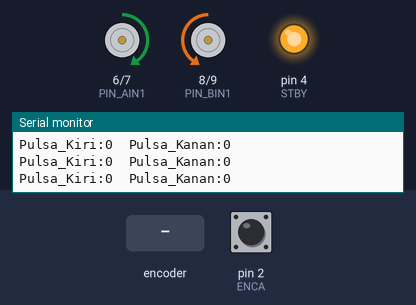
A sketch run on a simulated Arduino Uno, built with avr-gcc and run on an emulated ATmega328P. On the bench: motor-driver pin pairs drawn as motors (green arrow = first pin HIGH = forward, orange = second pin HIGH = backward, longer = more drive, scaled by the enable pin, stopped while the standby pin is LOW), output pins drawn as LEDs (lit = HIGH), the last lines printed to the serial monitor. The test bench sets the inputs (shaded band); at power-on: pin 2 (ENCA) HIGH.

Above: at 3.2 s.
3.3 s: rotary encoder on pin 2 (ENCA) / pin 11 (ENCB) turned 3 steps (first pin leading)
At 3.66 s:
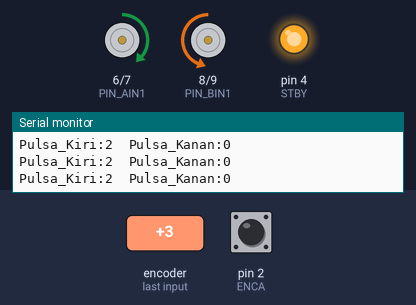
6.9 s: rotary encoder on pin 2 (ENCA) / pin 11 (ENCB) turned 3 steps (first pin leading)
At 7.8 s:
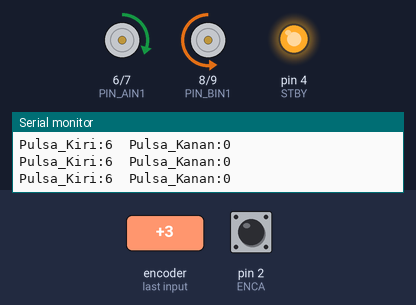
Timing chart, 0 to 9.9 s (numbered marks = the images above; inputs shaded):
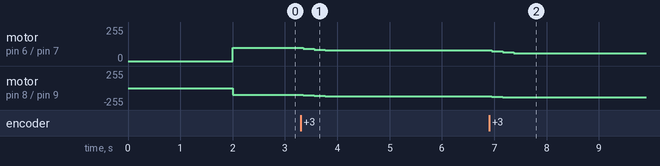

The sketch:

move_1m_pid.ino
```cpp
// ====================================================================
// PIN CONFIGURATION (TB6612FNG & ENCODER)
// ====================================================================
const int PIN_PWMA = 5;
const int PIN_AIN1 = 6;
const int PIN_AIN2 = 7;
const int ENCA = 2;

const int PIN_PWMB = 10;
const int PIN_BIN1 = 8;
const int PIN_BIN2 = 9;
const int ENCB = 11;

const int STBY = 4;

// ====================================================================
// CONFIGURATION INPUT
// ====================================================================
const float TARGET_JARAK_CM = 80.0;
const float DIAMETER_RODA_CM = 6.5;
const int   PPR_TOTAL_RODA   = 620;

// ====================================================================
// TUNING PARAMETER (Kunci Kelurusan Robot)
// ====================================================================
const float Kp = 7;  // Proportional Gain. Naikkan jika robot lambat merespon belokan.
const int BASE_PWM = 100; // Kecepatan dasar robot (Gunakan nilai sedang agar koreksi optimal)

// ====================================================================
// VARIABLES & AUTOMATIC CALCULATION
// ====================================================================
volatile long pulsaKiri = 0;
volatile long pulsaKanan = 0;
long targetPulsaOtomatis = 0;

int speedKiri = BASE_PWM;
int speedKanan = BASE_PWM;

const int intervalKoreksi = 30; // Dipercepat ke 30ms agar lebih responsif
unsigned long waktuLama = 0;

void setup() {
  Serial.begin(9600);

  pinMode(PIN_PWMA, OUTPUT); pinMode(PIN_AIN1, OUTPUT); pinMode(PIN_AIN2, OUTPUT);
  pinMode(PIN_PWMB, OUTPUT); pinMode(PIN_BIN1, OUTPUT); pinMode(PIN_BIN2, OUTPUT);
  pinMode(STBY, OUTPUT);

  pinMode(ENCA, INPUT_PULLUP);
  pinMode(ENCB, INPUT_PULLUP);

  digitalWrite(STBY, HIGH);

  attachInterrupt(digitalPinToInterrupt(ENCA), countPulsaKiri, RISING);
  attachInterrupt(digitalInterrupt(ENCB), countPulsaKanan, RISING);

  // Hitung Target Pulsa
  float kelilingRoda = 3.14159265 * DIAMETER_RODA_CM;
  float jumlahPutaranRoda = TARGET_JARAK_CM / kelilingRoda;
  targetPulsaOtomatis = jumlahPutaranRoda * PPR_TOTAL_RODA;

  Serial.println("=== SISTEM PROPORTIONAL CONTROL READY ===");
  delay(2000);
  maju();
}

void loop() {
  // 1. Cek Jarak
  if (pulsaKiri >= targetPulsaOtomatis || pulsaKanan >= targetPulsaOtomatis) {
    rem();
    Serial.println("Target Jarak Tercapai! Robot Berhenti.");
    while (1);
  }

  // 2. Logika Koreksi Proportional (P-Control)
  unsigned long waktuSekarang = millis();
  if (waktuSekarang - waktuLama >= intervalKoreksi) {
    waktuLama = waktuSekarang;

    // Error adalah selisih ideal (Target: selisih = 0)
    long error = pulsaKiri - pulsaKanan;

    // Hitung nilai koreksi berdasarkan seberapa besar error-nya
    float koreksi = error * Kp;

    // Terapkan koreksi secara dinamis dari BASE_PWM
    speedKiri  = BASE_PWM - koreksi;
    speedKanan = BASE_PWM + koreksi;

    // Batasi nilai PWM agar tidak over-limit atau terlalu pelan hingga macet
    speedKiri  = constrain(speedKiri, 60, 230);
    speedKanan = constrain(speedKanan, 60, 230);

    // Kirim sinyal kecepatan ke Motor
    analogWrite(PIN_PWMA, speedKiri);
    analogWrite(PIN_PWMB, speedKanan);

    // Debug di Serial Plotter / Monitor
    Serial.print("Pulsa_Kiri:"); Serial.print(pulsaKiri);
    Serial.print("\tPulsa_Kanan:"); Serial.println(pulsaKanan);
  }
}

void maju() {
  digitalWrite(PIN_AIN1, HIGH);
  digitalWrite(PIN_AIN2, LOW);
  analogWrite(PIN_PWMA, speedKiri);

  digitalWrite(PIN_BIN1, LOW);
  digitalWrite(PIN_BIN2, HIGH);
  analogWrite(PIN_PWMB, speedKanan);
}

void rem() {
  digitalWrite(PIN_AIN1, HIGH);
  digitalWrite(PIN_AIN2, HIGH);
  digitalWrite(PIN_BIN1, HIGH);
  digitalWrite(PIN_BIN2, HIGH);
  analogWrite(PIN_PWMA, 0);
  analogWrite(PIN_PWMB, 0);
}

void countPulsaKiri() { pulsaKiri++; }
void countPulsaKanan() { pulsaKanan++; }
int digitalInterrupt(int pin) { return digitalPinToInterrupt(pin); }
```

Measured:
- after the input at 3.3 s, motor on pin 6 (PIN_AIN1) / pin 7 (PIN_AIN2): forward 100/255 → forward 93/255 after 0.05 s, → forward 86/255 0.21 s later, → forward 79/255 0.21 s later; motor on pin 8 (PIN_BIN1) / pin 9 (PIN_BIN2): backward 100/255 → backward 107/255 after 0.05 s, → backward 114/255 0.21 s later, → backward 121/255 0.21 s later
- after the input at 6.9 s, motor on pin 6 (PIN_AIN1) / pin 7 (PIN_AIN2): forward 79/255 → forward 72/255 after 0.05 s, → forward 65/255 0.21 s later, → forward 60/255 0.21 s later; motor on pin 8 (PIN_BIN1) / pin 9 (PIN_BIN2): backward 121/255 → backward 128/255 after 0.05 s, → backward 135/255 0.21 s later, → backward 142/255 0.21 s later
